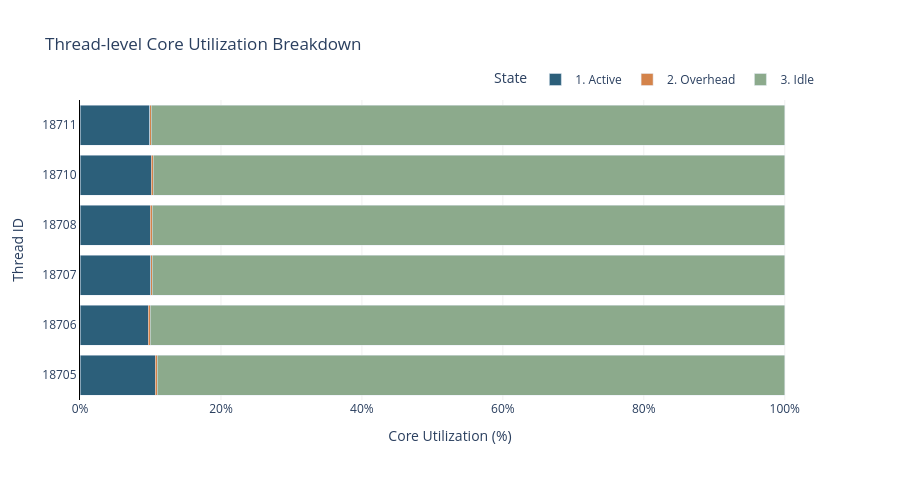

The code cell stored with this chart in its notebook:
### Markdown cell above
## 二、 核心资源利用效率分析 (Efficiency Breakdown)

本图表将单核独占的物理时间归一化为 **100%**，并切分为三个互斥状态：
1. **Active (有效功)**: 真正的算法产出时间占比。
2. **Sched Overhead (调度开销)**: 全路径（Wake+Pack+Post+Sleep）的非生产性耗时总和。
3. **Wait/Idle (空闲气泡)**: 核心处于 `cv_wait` 状态，等待任务流或同步信号的时间。

### Code cell
import re
import plotly.express as px
import pandas as pd

def draw_thread_analysis_mixed(df_raw, df_jobs):
    """
    修正版：
    1. 利用率堆叠柱状图：横向 (Horizontal)
    2. 额外开销小提琴图：纵向 (Vertical)
    """
    if df_jobs.empty:
        print("数据为空")
        return

    # --- 1. 数据准备：利用率百分比 ---
    wall_clock = df_raw['t_us'].max() - df_raw['t_us'].min()
    thread_res = []

    for tid in df_jobs['tid'].unique():
        sub = df_jobs[df_jobs['tid'] == tid]
        active_time = sub['algo_us'].sum()
        overhead_time = sub['total_extra_us'].sum()
        # Idle = 总时间 - (算法时间 + 调度总开销)
        idle_time = max(0, wall_clock - (active_time + overhead_time))

        thread_res.append({"tid": tid, "State": "1. Active", "Value": (active_time / wall_clock) * 100})
        thread_res.append({"tid": tid, "State": "2. Overhead", "Value": (overhead_time / wall_clock) * 100})
        thread_res.append({"tid": tid, "State": "3. Idle", "Value": (idle_time / wall_clock) * 100})

    df_util = pd.DataFrame(thread_res)
    # 线程号自然排序 (T0, T1, T2...)
    tids_sorted = sorted(df_jobs["tid"].unique(), key=lambda x: int(re.findall(r'\d+', str(x))[0]))

    # --- 2. 绘制【横向】堆叠利用率图 ---
    fig_util = px.bar(
        df_util,
        x="Value",        # X轴是百分比数值
        y="tid",          # Y轴是线程ID
        color="State",
        orientation='h',  # 横向
        category_orders={"tid": tids_sorted},
        color_discrete_map={
            "1. Active": PLA["Active"],
            "2. Overhead": PLA["Overhead"],
            "3. Idle": PLA["Idle"]
        },
        title="Thread-level Core Utilization Breakdown",
        labels={"Value": "Percentage of Time (%)", "tid": "Thread ID"}
    )

    fig_util.update_layout(
        plot_bgcolor='white',
        barmode='stack',
        xaxis=dict(range=[0, 105], gridcolor='#F0F0F0', ticksuffix="%", title="Core Utilization (%)"),
        yaxis=dict(autorange="reversed", linecolor='black', title="Thread ID"), # T0 在顶端
        legend=dict(orientation="h", yanchor="bottom", y=1.02, xanchor="right", x=1),
        height=300 + (len(tids_sorted) * 30)
    )
    fig_util.show()

# 调用
draw_thread_analysis_mixed(raw_df, analysis_df)

### Figure 1 — Plotly figure (JSON) as saved in the notebook; plotly's stock layout.template omitted (floating-point values rounded to 4 significant figures)
{"data": [{"hovertemplate": "State=1. Active<br>Percentage of Time (%)=%{x}<br>Thread ID=%{y}<extra></extra>", "legendgroup": "1. Active", "marker": {"color": "#2C5F7A", "pattern": {"shape": ""}}, "name": "1. Active", "orientation": "h", "showlegend": true, "textposition": "auto", "x": [10.66, 9.707, 10.02, 9.98, 10.11, 9.87], "xaxis": "x", "y": ["18705", "18706", "18707", "18708", "18710", "18711"], "yaxis": "y", "type": "bar"}, {"hovertemplate": "State=2. Overhead<br>Percentage of Time (%)=%{x}<br>Thread ID=%{y}<extra></extra>", "legendgroup": "2. Overhead", "marker": {"color": "#D4834A", "pattern": {"shape": ""}}, "name": "2. Overhead", "orientation": "h", "showlegend": true, "textposition": "auto", "x": [0.2619, 0.2569, 0.2531, 0.2429, 0.2617, 0.2631], "xaxis": "x", "y": ["18705", "18706", "18707", "18708", "18710", "18711"], "yaxis": "y", "type": "bar"}, {"hovertemplate": "State=3. Idle<br>Percentage of Time (%)=%{x}<br>Thread ID=%{y}<extra></extra>", "legendgroup": "3. Idle", "marker": {"color": "#8CAA8C", "pattern": {"shape": ""}}, "name": "3. Idle", "orientation": "h", "showlegend": true, "textposition": "auto", "x": [89.07, 90.04, 89.73, 89.78, 89.63, 89.87], "xaxis": "x", "y": ["18705", "18706", "18707", "18708", "18710", "18711"], "yaxis": "y", "type": "bar"}], "layout": {"xaxis": {"anchor": "y", "domain": [0.0, 1.0], "title": {"text": "Core Utilization (%)"}, "range": [0, 105], "gridcolor": "#F0F0F0", "ticksuffix": "%"}, "yaxis": {"anchor": "x", "domain": [0.0, 1.0], "title": {"text": "Thread ID"}, "categoryorder": "array", "categoryarray": ["18711", "18710", "18708", "18707", "18706", "18705"], "autorange": "reversed", "linecolor": "black"}, "legend": {"title": {"text": "State"}, "tracegroupgap": 0, "orientation": "h", "yanchor": "bottom", "y": 1.02, "xanchor": "right", "x": 1}, "title": {"text": "Thread-level Core Utilization Breakdown"}, "barmode": "stack", "plot_bgcolor": "white", "height": 480}}
